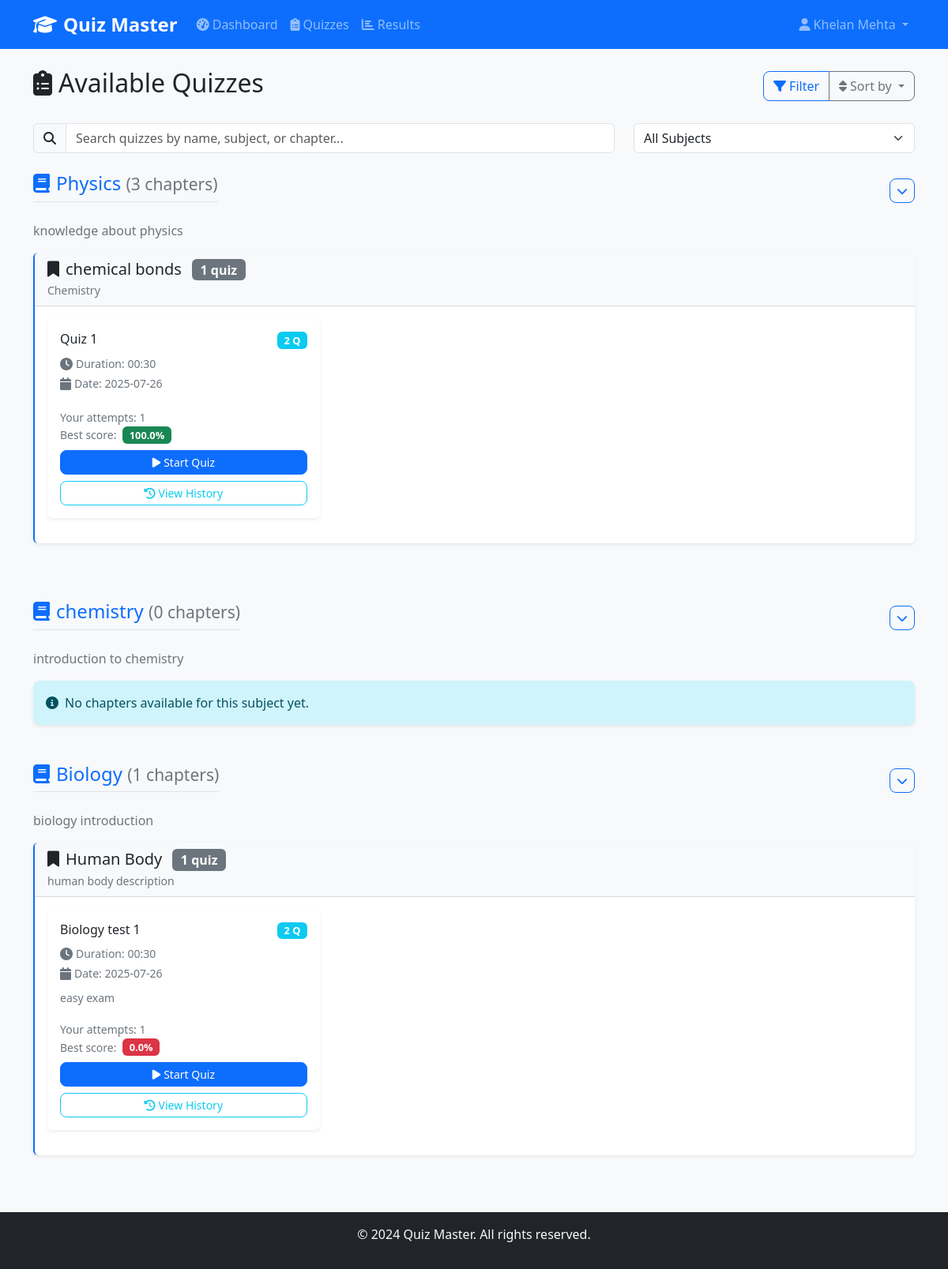
The app's page /user/quiz-list (signed in) with its own data.
### database/models.py (models this page shows, shortened)
class Subject(db.Model):
    __tablename__ = 'subjects'
    id = db.Column(db.Integer, primary_key=True)
    name = db.Column(db.String(100), nullable=False)
    description = db.Column(db.Text)
    created_at = db.Column(db.DateTime, default=datetime.utcnow)
    chapters = db.relationship('Chapter', backref='subject', lazy=True, cascade='all, delete-orphan')

class Chapter(db.Model):
    __tablename__ = 'chapters'
    id = db.Column(db.Integer, primary_key=True)
    name = db.Column(db.String(100), nullable=False)
    description = db.Column(db.Text)
    subject_id = db.Column(db.Integer, db.ForeignKey('subjects.id'), nullable=False)
    created_at = db.Column(db.DateTime, default=datetime.utcnow)
    quizzes = db.relationship('Quiz', backref='chapter', lazy=True, cascade='all, delete-orphan')

class Quiz(db.Model):
    __tablename__ = 'quizzes'
    id = db.Column(db.Integer, primary_key=True)
    chapter_id = db.Column(db.Integer, db.ForeignKey('chapters.id'), nullable=False)
    title = db.Column(db.String(100), nullable=False)
    date_of_quiz = db.Column(db.Date, nullable=False)
    time_duration = db.Column(db.String(10), nullable=False)
    remarks = db.Column(db.Text)
    live_from = db.Column(db.DateTime, nullable=True)  # New field for live start date
    live_to = db.Column(db.DateTime, nullable=True)   # New field for live end date
    created_at = db.Column(db.DateTime, default=datetime.utcnow)
    questions = db.relationship('Question', backref='quiz', lazy=True, cascade='all, delete-orphan')
    scores = db.relationship('Score', backref='quiz', lazy=True, cascade='all, delete-orphan')

class Score(db.Model):
    __tablename__ = 'scores'
    id = db.Column(db.Integer, primary_key=True)
    quiz_id = db.Column(db.Integer, db.ForeignKey('quizzes.id'), nullable=False)
    user_id = db.Column(db.Integer, db.ForeignKey('users.id'), nullable=False)
    time_stamp_of_attempt = db.Column(db.DateTime, default=datetime.utcnow)
    total_scored = db.Column(db.Integer, nullable=False)
    total_questions = db.Column(db.Integer, nullable=False)
    time_taken = db.Column(db.String(10))
    @property
    def percentage(self):
        return round((self.total_scored / self.total_questions) * 100, 2)

### routes/user.py (the view)
@user_bp.route('/quiz-list')
@login_required
def quiz_list():
    subjects = Subject.query.all()
    return render_template('user/quiz_list.html', subjects=subjects)

### routes/user.py (called while the page is built)
def login_required(f):
    @wraps(f)
    def decorated_function(*args, **kwargs):
        if not session.get('user_id'):
            flash('Please login to access this page.', 'error')
            return redirect(url_for('auth.login'))
        return f(*args, **kwargs)
    return decorated_function

### templates/user/quiz_list.html (shortened to what this page needs)
{% extends "base.html" %}
{% block content %}
<div class="d-flex justify-content-between align-items-center mb-4">
    <h2><i class="fas fa-clipboard-list me-2"></i>Available Quizzes</h2>
    <div class="btn-group">
        <button class="btn btn-outline-primary" data-bs-toggle="modal" data-bs-target="#filterModal">
            <i class="fas fa-filter me-1"></i>Filter
        </button>
        <div class="btn-group">
            <button type="button" class="btn btn-outline-secondary dropdown-toggle" data-bs-toggle="dropdown">
                <i class="fas fa-sort me-1"></i>Sort by
            </button>
        </div>
    </div>
</div>
<div class="row mb-4">
    <div class="col-md-8">
        <div class="input-group">
            <span class="input-group-text"><i class="fas fa-search"></i></span>
            <input type="text" class="form-control" id="searchInput" placeholder="Search quizzes by name, subject, or chapter..." onkeyup="searchQuizzes()">
        </div>
    </div>
    <div class="col-md-4">
        <select class="form-select" id="subjectFilter" onchange="filterBySubject()">
            <option value="">All Subjects</option>
        </select>
    </div>
</div>
<div id="quizContainer">
    {% for subject in subjects %}
    <div class="subject-section mb-5" data-subject-id="{{ subject.id }}">
        <div class="d-flex justify-content-between align-items-center mb-3">
            <h4 class="text-primary border-bottom pb-2">
                <i class="fas fa-book me-2"></i>{{ subject.name }}
                <small class="text-muted">({{ subject.chapters|length }} chapters)</small>
            </h4>
            <button class="btn btn-sm btn-outline-primary" type="button" data-bs-toggle="collapse" data-bs-target="#subject{{ subject.id }}" aria-expanded="true">
                <i class="fas fa-chevron-down"></i>
            </button>
        </div>
        <div class="collapse show" id="subject{{ subject.id }}">
            <p class="text-muted mb-3">{{ subject.description }}</p>
            {% if subject.chapters %}
            <div class="row">
                {% for chapter in subject.chapters %}
                {% if chapter.quizzes %}
                <div class="col-12 mb-4">
                    <div class="card border-start border-primary border-4">
                        <div class="card-header bg-light">
                            <h5 class="mb-0">
                                <i class="fas fa-bookmark me-2"></i>{{ chapter.name }}
                                <span class="badge bg-secondary ms-2">{{ chapter.quizzes|length }} quiz{{ 'zes' if chapter.quizzes|length != 1 }}</span>
                            </h5>
                            <small class="text-muted">{{ chapter.description }}</small>
                        </div>
                        <div class="card-body">
                            <div class="row">
                                {% for quiz in chapter.quizzes %}
                                <div class="col-md-6 col-lg-4 mb-3">
                                    <div class="card h-100 quiz-card"
                                         data-quiz-name="{{ quiz.title.lower() }}"
                                         data-subject-name="{{ subject.name.lower() }}"
                                         data-chapter-name="{{ chapter.name.lower() }}">
                                        <div class="card-body d-flex flex-column">
                                            <div class="d-flex justify-content-between align-items-start mb-2">
                                                <h6 class="card-title mb-0">{{ quiz.title }}</h6>
                                                <span class="badge bg-info">{{ quiz.questions|length }} Q</span>
                                            </div>
                                            <div class="mb-3 flex-grow-1">
                                                <div class="d-flex align-items-center mb-1">
                                                    <i class="fas fa-clock text-muted me-1"></i>
                                                    <small class="text-muted">Duration: {{ quiz.time_duration }}</small>
                                                </div>
                                                <div class="d-flex align-items-center mb-1">
                                                    <i class="fas fa-calendar text-muted me-1"></i>
                                                    <small class="text-muted">Date: {{ quiz.date_of_quiz.strftime('%Y-%m-%d') }}</small>
                                                </div>
                                                {% if quiz.remarks %}
                                                <div class="mt-2">
                                                    <small class="text-muted">{{ quiz.remarks[:50] }}{% if quiz.remarks|length > 50 %}...{% endif %}</small>
                                                </div>
                                                {% endif %}
                                            </div>
                                            {% set user_attempts = quiz.scores|selectattr('user_id', 'equalto', session.user_id)|list %}
                                            {% if user_attempts %}
                                            <div class="mb-2">
                                                <small class="text-muted">Your attempts: {{ user_attempts|length }}</small>
                                                {% set best_score = user_attempts|max(attribute='percentage') %}
                                                <div class="d-flex align-items-center">
                                                    <small class="text-muted me-2">Best score:</small>
                                                    <span class="badge bg-{{ 'success' if best_score.percentage >= 70 else 'warning' if best_score.percentage >= 50 else 'danger' }}">
                                                        {{ best_score.percentage }}%
                                                    </span>
                                                </div>
                                            </div>
                                            {% endif %}
                                            <div class="d-grid gap-2">
                                                {% if quiz.questions|length > 0 %}
                                                <a href="{{ url_for('user.start_quiz', quiz_id=quiz.id) }}"
                                                   class="btn btn-primary btn-sm"
                                                   onclick="return confirmStartQuiz('{{ quiz.title }}', '{{ quiz.time_duration }}', {{ quiz.questions|length }})">
                                                    <i class="fas fa-play me-1"></i>Start Quiz
                                                </a>
                                                {% else %}
                                                <button class="btn btn-secondary btn-sm" disabled>
                                                    <i class="fas fa-exclamation-circle me-1"></i>No Questions Yet
                                                </button>
                                                {% endif %}
                                                {% if user_attempts %}
                                                <button class="btn btn-outline-info btn-sm"
                                                        data-bs-toggle="modal"
                                                        data-bs-target="#historyModal{{ quiz.id }}">
                                                    <i class="fas fa-history me-1"></i>View History
                                                </button>
                                                {% endif %}
                                            </div>
                                        </div>
                                    </div>
                                </div>
                                {% endfor %}
                            </div>
                        </div>
                    </div>
                </div>
                {% endif %}
                {% endfor %}
            </div>
            {% else %}
            <div class="alert alert-info">
                <i class="fas fa-info-circle me-2"></i>No chapters available for this subject yet.
            </div>
            {% endif %}
        </div>
    </div>
    {% endfor %}
</div>
{% endblock %}

### static/css/style.css (style rules this page uses)
body { background-color: #f8f9fa; font-family: 'Segoe UI', Tahoma, Geneva, Verdana, sans-serif; }
.card { border: none; box-shadow: 0 0.125rem 0.25rem rgba(0, 0, 0, 0.075); transition: box-shadow 0.15s ease-in-out; }
.card-header { background-color: rgba(0, 0, 0, 0.03); border-bottom: 1px solid rgba(0, 0, 0, 0.125); }
.btn { border-radius: 0.5rem; transition: all 0.2s ease; }
.badge { font-size: 0.8em; }
.alert { border-radius: 0.5rem; border: none; box-shadow: 0 0.125rem 0.25rem rgba(0, 0, 0, 0.075); }
.card.border-primary { border-width: 2px !important; }
.text-muted { color: #6c757d !important; }

### records on screen
Subject: name "Physics", chapters|length "3", description "knowledge about physics"
Chapter: name "chemical bonds", quizzes|length "1", description "Chemistry"
Quiz: title "Quiz 1", questions|length "2", time_duration "00:30", date_of_quiz "2025-07-26", user_attempts "1"
Score: percentage "100.0"
Subject: name "chemistry", chapters|length "0", description "introduction to chemistry", shows "No chapters available for this subject yet."
Subject: name "Biology", chapters|length "1", description "biology introduction"
Chapter: name "Human Body", quizzes|length "1", description "human body description"
Quiz: title "Biology test 1", questions|length "2", time_duration "00:30", date_of_quiz "2025-07-26", remarks "easy exam", user_attempts "1"
Score: percentage "0.0"

### other values on screen
{{ session.full_name }} "Khelan Mehta"
